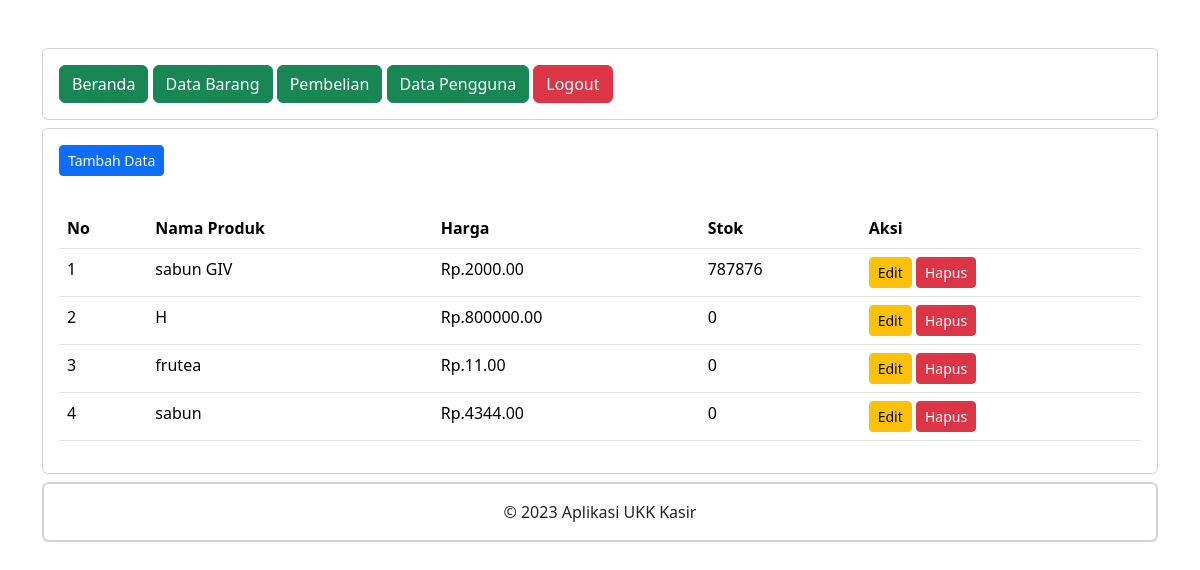
Page /administrator/data_barang.php (signed in) on the committed database.
### tables this page shows
CREATE TABLE `produk` (
  `ProdukID` int(11) NOT NULL,
  `NamaProduk` varchar(255) NOT NULL,
  `Harga` decimal(10,2) NOT NULL,
  `Stok` int(11) NOT NULL
);

### administrator/data_barang.php (the view, shortened to what this page needs)
<?php
include "header.php";
include "navbar.php";
?>
<div class="card mt-2">
    <div class="card-body">
        <button type="button" class="btn btn-primary btn-sm" data-bs-toggle="modal" data-bs-target="#tambah-data">
            Tambah Data
        </button>
    </div>
    <div class="card-body">
    <table class="table">
        <thead>
            <tr>
                <th>No</th>
                <th>Nama Produk</th>
                <th>Harga</th>
                <th>Stok</th>
                <th>Aksi</th>
            </tr>
        </thead>
        <tbody>
            <?php
            include '../koneksi.php';
            $no = 1;
            $data = mysqli_query($koneksi, "select * from produk");
            while($d = mysqli_fetch_array($data)){
                ?>
                <tr>
                    <td><?php echo $no++; ?></td>
                    <td><?php echo $d['NamaProduk']; ?></td>
                    <td>Rp.<?php echo $d['Harga']; ?></td>
                    <td><?php echo $d['Stok']; ?></td>
                    <td>
                    <button type="button" class="btn btn-warning btn-sm" data-bs-toggle="modal" data-bs-target="#edit-data<?php echo $d['ProdukID'];?>">
                     Edit
                    </button>
                    <button type="button" class="btn btn-danger btn-sm" data-bs-toggle="modal" data-bs-target="#hapus-data<?php echo $d['ProdukID'];?>">
                     Hapus
                    </button>
                    </td>
                </tr>
          <?php  } ?>
        </tbody>
    </table>
    </div>
</div>
    <?php
    include "footer.php";
    ?>

### rows in the picture
produk: NamaProduk "sabun GIV", Harga "2000.00", Stok "787876"
produk: NamaProduk "H", Harga "800000.00", Stok "0"
produk: NamaProduk "frutea", Harga "11.00", Stok "0"
produk: NamaProduk "sabun", Harga "4344.00", Stok "0"
